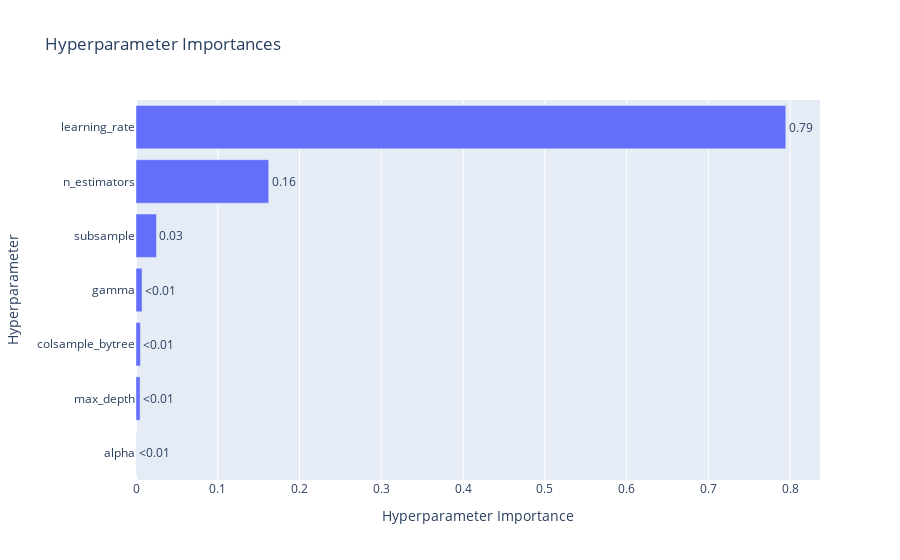

The notebook cell this image was saved under:
### Code cell
fig = optuna.visualization.plot_param_importances(
    study,
    target=lambda t: t.duration.total_seconds(),
    target_name="Duration (seconds)"
)
fig.show()

### Figure 1 — Plotly figure (JSON) as saved in the notebook; plotly's stock layout.template omitted (floating-point values rounded to 4 significant figures)
{"data": [{"cliponaxis": false, "hovertemplate": ["alpha (FloatDistribution): 0.00018270504001916031<extra></extra>", "max_depth (IntDistribution): 0.00498888480604617<extra></extra>", "colsample_bytree (FloatDistribution): 0.005390716865528722<extra></extra>", "gamma (FloatDistribution): 0.007414343312232523<extra></extra>", "subsample (FloatDistribution): 0.02504062116299953<extra></extra>", "n_estimators (IntDistribution): 0.16229234241102775<extra></extra>", "learning_rate (FloatDistribution): 0.7946903864021461<extra></extra>"], "name": "Duration (seconds)", "orientation": "h", "text": ["<0.01", "<0.01", "<0.01", "<0.01", "0.03", "0.16", "0.79"], "textposition": "outside", "type": "bar", "x": [0.0001827, 0.004989, 0.005391, 0.007414, 0.02504, 0.1623, 0.7947], "y": ["alpha", "max_depth", "colsample_bytree", "gamma", "subsample", "n_estimators", "learning_rate"]}], "layout": {"title": {"text": "Hyperparameter Importances"}, "xaxis": {"title": {"text": "Hyperparameter Importance"}}, "yaxis": {"title": {"text": "Hyperparameter"}}}}
